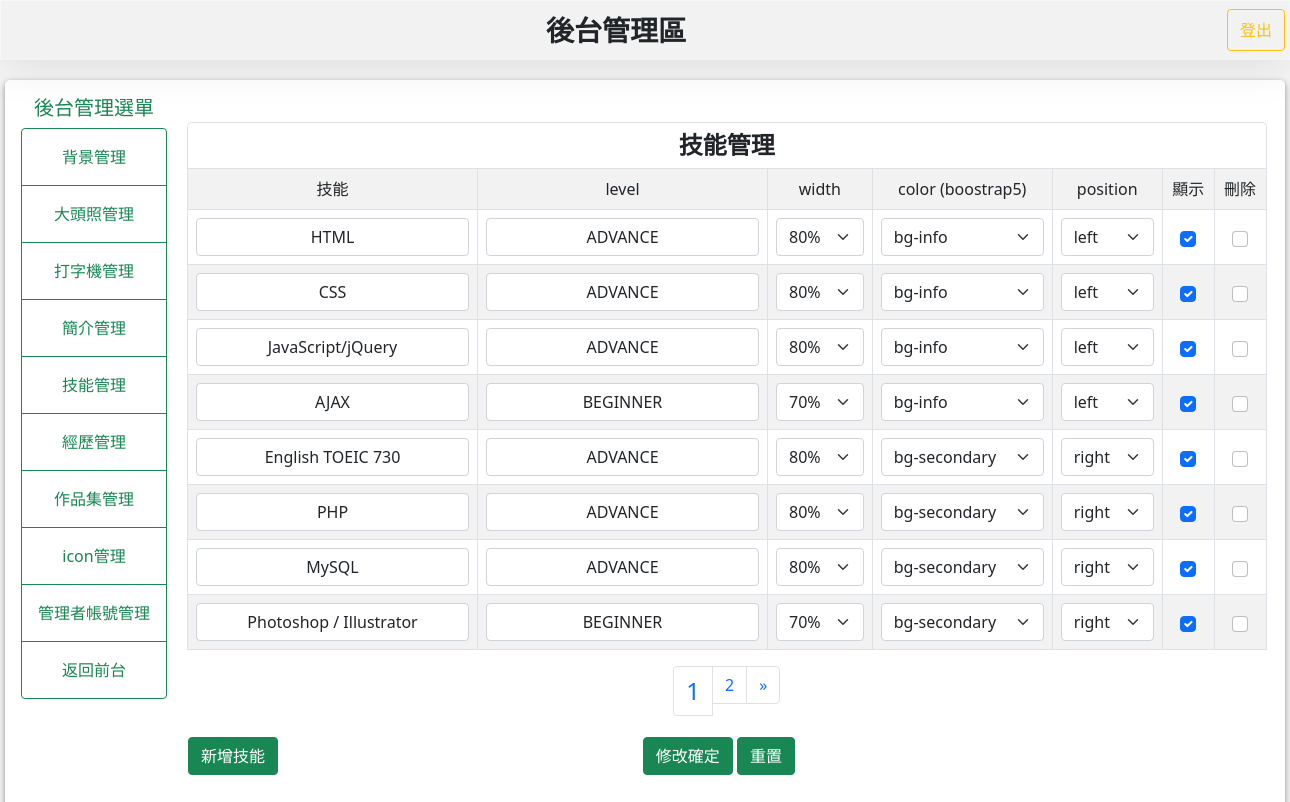
Page /backend.php?do=skills (signed in) on the committed database.
### tables this page shows
CREATE TABLE `skills` (
  `id` int(5) UNSIGNED NOT NULL,
  `name` text NOT NULL,
  `level` text NOT NULL,
  `width` text NOT NULL,
  `position` text NOT NULL,
  `color` text NOT NULL,
  `sh` int(1) NOT NULL DEFAULT 0
);

### base.php (called while the page is built, shortened)
<?php
$ts = [
  "bg" => "背景管理",
  "intro" => "簡介管理",
  'photo' => "大頭照管理",
  'skills' => "技能管理",
  'experience' => "經歷管理",
  "portfolio" => "作品集管理",
  "typewriter" => "打字機管理",
  "icon" => "icon管理",
  "admin" => "管理者帳號管理"
];
$as = [
  "bg" => "新增背景圖片",
  "intro" => "新增簡介",
  'photo' => "新增大頭照",
  'skills' => "新增技能",
  'experience' => "新增經歷",
  "portfolio" => "新增作品集",
  "typewriter" => "新增打字機",
  "icon" => "新增icon",
  "admin" => "新增管理者帳號"
];
class DB
{
  private $dsn = "mysql:host=localhost;charset=utf8;dbname=resume";
  private $root = 'root';
  private $password = '12345';
  private $table;
  private $pdo;
  public function __construct($table)
  {
    $this->table = $table;
    $this->pdo = new PDO($this->dsn, $this->root, $this->password);
  }
  public function all(...$arg)
  {
    $sql = "select * from $this->table ";
    if (isset($arg[0])) {
      if (is_array($arg[0])) {
        foreach ($arg[0] as $key => $value) {
          $tmp[] = sprintf("`%s`='%s'", $key, $value);
        }
        $sql = $sql . " where " . implode(" && ", $tmp);
      } else {
        $sql = $sql . $arg[0];
      }
    }
    return $this->pdo->query($sql)->fetchAll();
  }
  public function count(...$arg)
  {
    $sql = "select count(*) from $this->table ";
    return $this->pdo->query($sql)->fetchColumn();
  }
}
$Skills = new DB('skills');

### backend/skills.php (the view, shortened to what this page needs)
<div class="mt-4">
  <h4 class="text-center p-2"><?= $ts[$do]; ?></h4>
  <form method="post" action="api/edit.php">
    <table class="table table-bordered  table-striped text-center align-middle">
      <tbody>
        <tr>
          <td>技能</td>
          <td>level</td>
          <td>width</td>
          <td>color (boostrap5)</td>
          <td>position</td>
          <td>顯示</td>
          <td>刪除</td>
        </tr>
        <?php
        $all = $Skills->count();
        $div = 8;
        $pages = ceil($all / $div);
        $now = isset($_GET['p']) ? $_GET['p'] : 1;
        $start = ($now - 1) * $div;
        $rows = $Skills->all(" limit $start,$div");
        foreach ($rows as $key => $value) {
        ?>
          <tr>
            <td>
              <input type="text" name="name[]" class="form-control text-center" value="<?= $value['name']; ?>">
            </td>
            <td>
              <input type="text" name="level[]" class="form-control text-center" value="<?= $value['level']; ?>">
            </td>
            <td>
              <select name="width[]" class="form-select">
                <option value="<?= $value['width']; ?>"><?= $value['width']; ?></option>
              </select>
            </td>
            <td>
              <select name="color[]" class="form-select">
                <option value="<?= $value['color']; ?>"><?= $value['color']; ?></option>
              </select>
            </td>
            <td>
              <select name="position[]" class="form-select">
                <option value="<?= $value['position']; ?>"><?= $value['position']; ?></option>
              </select>
            </td>
            <td>
              <input type="checkbox" name="sh[]" class="form-check-input" value="<?= $value['id']; ?>" <?= ($value['sh'] == 1) ? "checked" : ""; ?>>
            </td>
            <td>
              <input type="checkbox" name="del[]" class="form-check-input" value="<?= $value['id']; ?>">
            </td>
          </tr>
        <?php
        }
        ?>
      </tbody>
    </table>
    <nav>
      <ul class="pagination justify-content-center">
        <?php
        for ($i = 1; $i <= $pages; $i++) {
          $fontsize = ($now == $i) ? '24px' : '16px';
          echo "<li class='page-item'><a href='?do=skills&p=$i' style='font-size:$fontsize' class='page-link'> $i </a></li>";
        }
        if (($now + 1) <= $pages) {
          echo "<li class='page-item'><a class='page-link' href='?do=skills&p=" . ($now + 1) . "'> <span>&raquo;</span> </a></li>";
        }
        ?>
      </ul>
    </nav>
    <table style="margin-top:20px; width:80%;">
      <tbody>
        <tr>
          <td width="200px">
            <input type="button" class="btn btn-success" onclick="op(&#39;#cover&#39;,&#39;#cvr&#39;,&#39;modal/<?= $do; ?>.php&#39;)" value="<?= $as[$do]; ?>">
          </td>
          <td class="text-center">
            <input type="submit" value="修改確定" class="btn btn-success <?=($_SESSION['login'] != 'roger')?'disabled':'';?>">
            <input type="reset" value="重置" class="btn btn-success">
          </td>
        </tr>
      </tbody>
    </table>
  </form>
</div>
</div>

### css/backend.css (style rules this page uses)
body { padding: 0px; margin: 0px; background-color: #f5f5f5 !important; }
h4 { border-right: 1px solid #dee2e6; border-top: 1px solid #dee2e6; margin-bottom: 0px !important; border-radius: 5px 5px 0 0; border-left: 1px solid #dee2e6; font-weight: bold !important; }

### rows in the picture
skills: name "HTML", level "ADVANCE", width "80%", color "bg-info", position "left", sh "☑"
skills: name "CSS", level "ADVANCE", width "80%", color "bg-info", position "left", sh "☑"
skills: name "JavaScript/jQuery", level "ADVANCE", width "80%", color "bg-info", position "left", sh "☑"
skills: name "AJAX", level "BEGINNER", width "70%", color "bg-info", position "left", sh "☑"
skills: name "English TOEIC 730", level "ADVANCE", width "80%", color "bg-secondary", position "right", sh "☑"
skills: name "PHP", level "ADVANCE", width "80%", color "bg-secondary", position "right", sh "☑"
skills: name "MySQL", level "ADVANCE", width "80%", color "bg-secondary", position "right", sh "☑"
skills: name "Photoshop / Illustrator", level "BEGINNER", width "70%", color "bg-secondary", position "right", sh "☑"

### other values in the picture
$ts['bg'] "背景管理"
$ts['photo'] "大頭照管理"
$ts['typewriter'] "打字機管理"
$ts['intro'] "簡介管理"
$ts['skills'] "技能管理"
$ts['experience'] "經歷管理"
$ts['portfolio'] "作品集管理"
$ts['icon'] "icon管理"
$ts['admin'] "管理者帳號管理"
$ts[$do] "技能管理"
